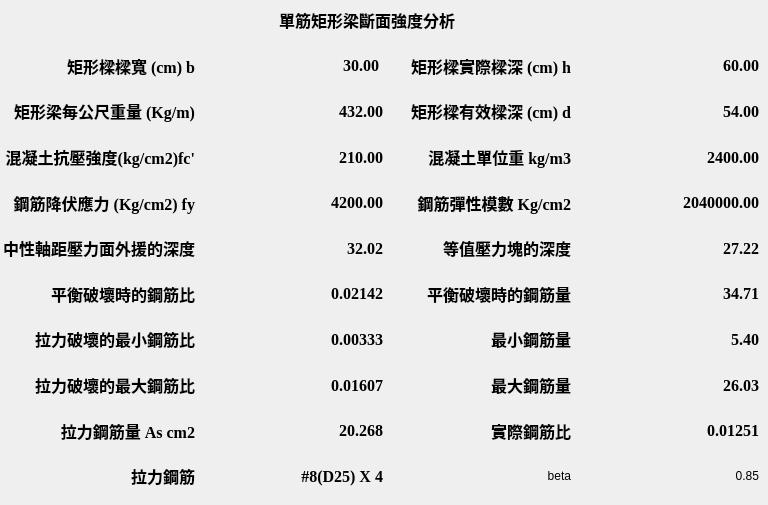
    <widget class="QWidget" name="tab_2">
     <attribute name="title">
      <string>Tab 2</string>
     </attribute>
     <widget class="QWidget" name="layoutWidget">
      <property name="geometry">
       <rect>
        <x>3</x>
        <y>0</y>
        <width>756</width>
        <height>496</height>
       </rect>
      </property>
      <layout class="QGridLayout" name="gridLayout_2">
       <item row="5" column="1">
        <widget class="QLabel" name="label_xb">
         <property name="font">
          <font>
           <family>Times New Roman</family>
           <pointsize>12</pointsize>
           <weight>75</weight>
           <bold>true</bold>
          </font>
         </property>
         <property name="text">
          <string>32.02</string>
         </property>
         <property name="alignment">
          <set>Qt::AlignRight|Qt::AlignTrailing|Qt::AlignVCenter</set>
         </property>
        </widget>
       </item>
       <item row="5" column="3">
        <widget class="QLabel" name="label_xb_beta">
         <property name="font">
          <font>
           <family>Times New Roman</family>
           <pointsize>12</pointsize>
           <weight>75</weight>
           <bold>true</bold>
          </font>
         </property>
         <property name="text">
          <string>27.22</string>
         </property>
         <property name="alignment">
          <set>Qt::AlignRight|Qt::AlignTrailing|Qt::AlignVCenter</set>
         </property>
        </widget>
       </item>
       <item row="5" column="0">
        <widget class="QLabel" name="label_20">
         <property name="font">
          <font>
           <family>Times New Roman</family>
           <pointsize>12</pointsize>
           <weight>75</weight>
           <bold>true</bold>
          </font>
         </property>
         <property name="text">
          <string>中性軸距壓力面外援的深度</string>
         </property>
         <property name="alignment">
          <set>Qt::AlignRight|Qt::AlignTrailing|Qt::AlignVCenter</set>
         </property>
        </widget>
       </item>
       <item row="5" column="2">
        <widget class="QLabel" name="label_21">
         <property name="font">
          <font>
           <family>Times New Roman</family>
           <pointsize>12</pointsize>
           <weight>75</weight>
           <bold>true</bold>
          </font>
         </property>
         <property name="text">
          <string>等值壓力塊的深度</string>
         </property>
         <property name="alignment">
          <set>Qt::AlignRight|Qt::AlignTrailing|Qt::AlignVCenter</set>
         </property>
        </widget>
       </item>
       <item row="6" column="1">
        <widget class="QLabel" name="label_Rb">
         <property name="font">
          <font>
           <family>Times New Roman</family>
           <pointsize>12</pointsize>
           <weight>75</weight>
           <bold>true</bold>
          </font>
         </property>
         <property name="text">
          <string>0.02142</string>
         </property>
         <property name="alignment">
          <set>Qt::AlignRight|Qt::AlignTrailing|Qt::AlignVCenter</set>
         </property>
        </widget>
       </item>
       <item row="6" column="0">
        <widget class="QLabel" name="label_24">
         <property name="font">
          <font>
           <family>Times New Roman</family>
           <pointsize>12</pointsize>
           <weight>75</weight>
           <bold>true</bold>
          </font>
         </property>
         <property name="text">
          <string>平衡破壞時的鋼筋比</string>
         </property>
         <property name="alignment">
          <set>Qt::AlignRight|Qt::AlignTrailing|Qt::AlignVCenter</set>
         </property>
        </widget>
       </item>
       <item row="10" column="1">
        <widget class="QLabel" name="label_barinfo">
         <property name="font">
          <font>
           <family>Times New Roman</family>
           <pointsize>12</pointsize>
           <weight>75</weight>
           <bold>true</bold>
          </font>
         </property>
         <property name="text">
          <string>#8(D25) X 4</string>
         </property>
         <property name="alignment">
          <set>Qt::AlignRight|Qt::AlignTrailing|Qt::AlignVCenter</set>
         </property>
        </widget>
       </item>
       <item row="10" column="0">
        <widget class="QLabel" name="label_40">
         <property name="font">
          <font>
           <family>Times New Roman</family>
           <pointsize>12</pointsize>
           <weight>75</weight>
           <bold>true</bold>
          </font>
         </property>
         <property name="text">
          <string>拉力鋼筋</string>
         </property>
         <property name="alignment">
          <set>Qt::AlignRight|Qt::AlignTrailing|Qt::AlignVCenter</set>
         </property>
        </widget>
       </item>
       <item row="9" column="2">
        <widget class="QLabel" name="label_37">
         <property name="font">
          <font>
           <family>Times New Roman</family>
           <pointsize>12</pointsize>
           <weight>75</weight>
           <bold>true</bold>
          </font>
         </property>
         <property name="text">
          <string>實際鋼筋比</string>
         </property>
         <property name="alignment">
          <set>Qt::AlignRight|Qt::AlignTrailing|Qt::AlignVCenter</set>
         </property>
        </widget>
       </item>
       <item row="9" column="3">
        <widget class="QLabel" name="label_R">
         <property name="font">
          <font>
           <family>Times New Roman</family>
           <pointsize>12</pointsize>
           <weight>75</weight>
           <bold>true</bold>
          </font>
         </property>
         <property name="text">
          <string>0.01251</string>
         </property>
         <property name="alignment">
          <set>Qt::AlignRight|Qt::AlignTrailing|Qt::AlignVCenter</set>
         </property>
        </widget>
       </item>
       <item row="6" column="2">
        <widget class="QLabel" name="label_25">
         <property name="font">
          <font>
           <family>Times New Roman</family>
           <pointsize>12</pointsize>
           <weight>75</weight>
           <bold>true</bold>
          </font>
         </property>
         <property name="text">
          <string>平衡破壞時的鋼筋量</string>
         </property>
         <property name="alignment">
          <set>Qt::AlignRight|Qt::AlignTrailing|Qt::AlignVCenter</set>
         </property>
        </widget>
       </item>
       <item row="6" column="3">
        <widget class="QLabel" name="label_Rb_bD">
         <property name="font">
          <font>
           <family>Times New Roman</family>
           <pointsize>12</pointsize>
           <weight>75</weight>
           <bold>true</bold>
          </font>
         </property>
         <property name="text">
          <string>34.71</string>
         </property>
         <property name="alignment">
          <set>Qt::AlignRight|Qt::AlignTrailing|Qt::AlignVCenter</set>
         </property>
        </widget>
       </item>
       <item row="7" column="0">
        <widget class="QLabel" name="label_28">
         <property name="font">
          <font>
           <family>Times New Roman</family>
           <pointsize>12</pointsize>
           <weight>75</weight>
           <bold>true</bold>
          </font>
         </property>
         <property name="text">
          <string>拉力破壞的最小鋼筋比</string>
         </property>
         <property name="alignment">
          <set>Qt::AlignRight|Qt::AlignTrailing|Qt::AlignVCenter</set>
         </property>
        </widget>
       </item>
       <item row="7" column="1">
        <widget class="QLabel" name="label_rmin">
         <property name="font">
          <font>
           <family>Times New Roman</family>
           <pointsize>12</pointsize>
           <weight>75</weight>
           <bold>true</bold>
          </font>
         </property>
         <property name="text">
          <string>0.00333</string>
         </property>
         <property name="alignment">
          <set>Qt::AlignRight|Qt::AlignTrailing|Qt::AlignVCenter</set>
         </property>
        </widget>
       </item>
       <item row="7" column="2">
        <widget class="QLabel" name="label_29">
         <property name="font">
          <font>
           <family>Times New Roman</family>
           <pointsize>12</pointsize>
           <weight>75</weight>
           <bold>true</bold>
          </font>
         </property>
         <property name="text">
          <string>最小鋼筋量</string>
         </property>
         <property name="alignment">
          <set>Qt::AlignRight|Qt::AlignTrailing|Qt::AlignVCenter</set>
         </property>
        </widget>
       </item>
       <item row="7" column="3">
        <widget class="QLabel" name="label_Asmin">
         <property name="font">
          <font>
           <family>Times New Roman</family>
           <pointsize>12</pointsize>
           <weight>75</weight>
           <bold>true</bold>
          </font>
         </property>
         <property name="text">
          <string>5.40</string>
         </property>
         <property name="alignment">
          <set>Qt::AlignRight|Qt::AlignTrailing|Qt::AlignVCenter</set>
         </property>
        </widget>
       </item>
       <item row="8" column="2">
        <widget class="QLabel" name="label_33">
         <property name="font">
          <font>
           <family>Times New Roman</family>
           <pointsize>12</pointsize>
           <weight>75</weight>
           <bold>true</bold>
          </font>
         </property>
         <property name="text">
          <string>最大鋼筋量</string>
         </property>
         <property name="alignment">
          <set>Qt::AlignRight|Qt::AlignTrailing|Qt::AlignVCenter</set>
         </property>
        </widget>
       </item>
       <item row="9" column="0">
        <widget class="QLabel" name="label_36">
         <property name="font">
          <font>
           <family>Times New Roman</family>
           <pointsize>12</pointsize>
           <weight>75</weight>
           <bold>true</bold>
          </font>
         </property>
         <property name="text">
          <string>拉力鋼筋量 As cm2</string>
         </property>
         <property name="alignment">
          <set>Qt::AlignRight|Qt::AlignTrailing|Qt::AlignVCenter</set>
         </property>
        </widget>
       </item>
       <item row="8" column="3">
        <widget class="QLabel" name="label_Asmax">
         <property name="font">
          <font>
           <family>Times New Roman</family>
           <pointsize>12</pointsize>
           <weight>75</weight>
           <bold>true</bold>
          </font>
         </property>
         <property name="text">
          <string>26.03</string>
         </property>
         <property name="alignment">
          <set>Qt::AlignRight|Qt::AlignTrailing|Qt::AlignVCenter</set>
         </property>
        </widget>
       </item>
       <item row="9" column="1">
        <widget class="QLabel" name="label_AreaS">
         <property name="font">
          <font>
           <family>Times New Roman</family>
           <pointsize>12</pointsize>
           <weight>75</weight>
           <bold>true</bold>
          </font>
         </property>
         <property name="text">
          <string>20.268</string>
         </property>
         <property name="alignment">
          <set>Qt::AlignRight|Qt::AlignTrailing|Qt::AlignVCenter</set>
         </property>
        </widget>
       </item>
       <item row="8" column="1">
        <widget class="QLabel" name="label_rmax">
         <property name="font">
          <font>
           <family>Times New Roman</family>
           <pointsize>12</pointsize>
           <weight>75</weight>
           <bold>true</bold>
          </font>
         </property>
         <property name="text">
          <string>0.01607</string>
         </property>
         <property name="alignment">
          <set>Qt::AlignRight|Qt::AlignTrailing|Qt::AlignVCenter</set>
         </property>
        </widget>
       </item>
       <item row="8" column="0">
        <widget class="QLabel" name="label_32">
         <property name="font">
          <font>
           <family>Times New Roman</family>
           <pointsize>12</pointsize>
           <weight>75</weight>
           <bold>true</bold>
          </font>
         </property>
         <property name="text">
          <string>拉力破壞的最大鋼筋比</string>
         </property>
         <property name="alignment">
          <set>Qt::AlignRight|Qt::AlignTrailing|Qt::AlignVCenter</set>
         </property>
        </widget>
       </item>
       <item row="1" column="1">
        <widget class="QLabel" name="label_b">
         <property name="font">
          <font>
           <family>Times New Roman</family>
           <pointsize>12</pointsize>
           <weight>75</weight>
           <bold>true</bold>
          </font>
         </property>
         <property name="text">
          <string>30.00 </string>
         </property>
         <property name="alignment">
          <set>Qt::AlignRight|Qt::AlignTrailing|Qt::AlignVCenter</set>
         </property>
        </widget>
       </item>
       <item row="0" column="0" colspan="4">
        <widget class="QLabel" name="label_62">
         <property name="font">
          <font>
           <family>Times New Roman</family>
           <pointsize>12</pointsize>
           <weight>75</weight>
           <bold>true</bold>
          </font>
         </property>
         <property name="text">
          <string>單筋矩形梁斷面強度分析							</string>
         </property>
         <property name="alignment">
          <set>Qt::AlignCenter</set>
         </property>
        </widget>
       </item>
       <item row="1" column="2">
        <widget class="QLabel" name="label_4">
         <property name="font">
          <font>
           <family>Times New Roman</family>
           <pointsize>12</pointsize>
           <weight>75</weight>
           <bold>true</bold>
          </font>
         </property>
         <property name="text">
          <string>矩形樑實際樑深 (cm) h</string>
         </property>
         <property name="alignment">
          <set>Qt::AlignRight|Qt::AlignTrailing|Qt::AlignVCenter</set>
         </property>
        </widget>
       </item>
       <item row="1" column="0">
        <widget class="QLabel" name="label_2">
         <property name="font">
          <font>
           <family>Times New Roman</family>
           <pointsize>12</pointsize>
           <weight>75</weight>
           <bold>true</bold>
          </font>
         </property>
         <property name="text">
          <string>矩形樑樑寬 (cm) b</string>
         </property>
         <property name="alignment">
          <set>Qt::AlignRight|Qt::AlignTrailing|Qt::AlignVCenter</set>
         </property>
        </widget>
       </item>
       <item row="4" column="2">
        <widget class="QLabel" name="label_17">
         <property name="font">
          <font>
           <family>Times New Roman</family>
           <pointsize>12</pointsize>
           <weight>75</weight>
           <bold>true</bold>
          </font>
         </property>
         <property name="text">
          <string>鋼筋彈性模數 Kg/cm2</string>
         </property>
         <property name="alignment">
          <set>Qt::AlignRight|Qt::AlignTrailing|Qt::AlignVCenter</set>
         </property>
        </widget>
       </item>
       <item row="4" column="3">
        <widget class="QLabel" name="label_Es">
         <property name="font">
          <font>
           <family>Times New Roman</family>
           <pointsize>12</pointsize>
           <weight>75</weight>
           <bold>true</bold>
          </font>
         </property>
         <property name="text">
          <string>2040000.00</string>
         </property>
         <property name="alignment">
          <set>Qt::AlignRight|Qt::AlignTrailing|Qt::AlignVCenter</set>
         </property>
        </widget>
       </item>
       <item row="4" column="1">
        <widget class="QLabel" name="label_fy">
         <property name="font">
          <font>
           <family>Times New Roman</family>
           <pointsize>12</pointsize>
           <weight>75</weight>
           <bold>true</bold>
          </font>
         </property>
         <property name="text">
          <string>4200.00</string>
         </property>
         <property name="alignment">
          <set>Qt::AlignRight|Qt::AlignTrailing|Qt::AlignVCenter</set>
         </property>
        </widget>
       </item>
       <item row="4" column="0">
        <widget class="QLabel" name="label_16">
         <property name="font">
          <font>
           <family>Times New Roman</family>
           <pointsize>12</pointsize>
           <weight>75</weight>
           <bold>true</bold>
          </font>
         </property>
         <property name="text">
          <string>鋼筋降伏應力 (Kg/cm2) fy</string>
         </property>
         <property name="alignment">
          <set>Qt::AlignRight|Qt::AlignTrailing|Qt::AlignVCenter</set>
         </property>
        </widget>
       </item>
       <item row="2" column="2">
        <widget class="QLabel" name="label_9">
         <property name="font">
          <font>
           <family>Times New Roman</family>
           <pointsize>12</pointsize>
           <weight>75</weight>
           <bold>true</bold>
          </font>
         </property>
         <property name="text">
          <string>矩形樑有效樑深 (cm) d</string>
         </property>
         <property name="alignment">
          <set>Qt::AlignRight|Qt::AlignTrailing|Qt::AlignVCenter</set>
         </property>
        </widget>
       </item>
       <item row="1" column="3">
        <widget class="QLabel" name="label_h">
         <property name="font">
          <font>
           <family>Times New Roman</family>
           <pointsize>12</pointsize>
           <weight>75</weight>
           <bold>true</bold>
          </font>
         </property>
         <property name="text">
          <string>60.00</string>
         </property>
         <property name="alignment">
          <set>Qt::AlignRight|Qt::AlignTrailing|Qt::AlignVCenter</set>
         </property>
        </widget>
       </item>
       <item row="2" column="1">
        <widget class="QLabel" name="label_WperMeter">
         <property name="font">
          <font>
           <family>Times New Roman</family>
           <pointsize>12</pointsize>
           <weight>75</weight>
           <bold>true</bold>
          </font>
         </property>
         <property name="text">
          <string>432.00</string>
         </property>
         <property name="alignment">
          <set>Qt::AlignRight|Qt::AlignTrailing|Qt::AlignVCenter</set>
         </property>
        </widget>
       </item>
       <item row="2" column="0">
        <widget class="QLabel" name="label_8">
         <property name="font">
          <font>
           <family>Times New Roman</family>
           <pointsize>12</pointsize>
           <weight>75</weight>
           <bold>true</bold>
          </font>
         </property>
         <property name="text">
          <string>矩形梁每公尺重量 (Kg/m)</string>
         </property>
         <property name="alignment">
          <set>Qt::AlignRight|Qt::AlignTrailing|Qt::AlignVCenter</set>
         </property>
        </widget>
       </item>
       <item row="3" column="1">
        <widget class="QLabel" name="label_fcp">
         <property name="font">
          <font>
           <family>Times New Roman</family>
           <pointsize>12</pointsize>
           <weight>75</weight>
           <bold>true</bold>
          </font>
         </property>
         <property name="text">
          <string>210.00</string>
         </property>
         <property name="alignment">
          <set>Qt::AlignRight|Qt::AlignTrailing|Qt::AlignVCenter</set>
         </property>
        </widget>
       </item>
       <item row="2" column="3">
        <widget class="QLabel" name="label_D">
         <property name="font">
          <font>
           <family>Times New Roman</family>
           <pointsize>12</pointsize>
           <weight>75</weight>
           <bold>true</bold>
          </font>
         </property>
         <property name="text">
          <string>54.00</string>
         </property>
         <property name="alignment">
          <set>Qt::AlignRight|Qt::AlignTrailing|Qt::AlignVCenter</set>
         </property>
        </widget>
       </item>
       <item row="3" column="0">
        <widget class="QLabel" name="label_12">
         <property name="font">
          <font>
           <family>Times New Roman</family>
           <pointsize>12</pointsize>
           <weight>75</weight>
           <bold>true</bold>
          </font>
         </property>
         <property name="text">
          <string>混凝土抗壓強度(kg/cm2)fc'</string>
         </property>
         <property name="alignment">
          <set>Qt::AlignRight|Qt::AlignTrailing|Qt::AlignVCenter</set>
         </property>
        </widget>
       </item>
       <item row="3" column="2">
        <widget class="QLabel" name="label_13">
         <property name="font">
          <font>
           <family>Times New Roman</family>
           <pointsize>12</pointsize>
           <weight>75</weight>
           <bold>true</bold>
          </font>
         </property>
         <property name="text">
          <string>混凝土單位重 kg/m3</string>
         </property>
         <property name="alignment">
          <set>Qt::AlignRight|Qt::AlignTrailing|Qt::AlignVCenter</set>
         </property>
        </widget>
       </item>
       <item row="3" column="3">
        <widget class="QLabel" name="label_Wc">
         <property name="font">
          <font>
           <family>Times New Roman</family>
           <pointsize>12</pointsize>
           <weight>75</weight>
           <bold>true</bold>
          </font>
         </property>
         <property name="text">
          <string>2400.00</string>
         </property>
         <property name="alignment">
          <set>Qt::AlignRight|Qt::AlignTrailing|Qt::AlignVCenter</set>
         </property>
        </widget>
       </item>
       <item row="10" column="2">
        <widget class="QLabel" name="label_Tbeta">
         <property name="text">
          <string>beta</string>
         </property>
         <property name="alignment">
          <set>Qt::AlignRight|Qt::AlignTrailing|Qt::AlignVCenter</set>
         </property>
        </widget>
       </item>
       <item row="10" column="3">
        <widget class="QLabel" name="label_beta">
         <property name="text">
          <string>0.85</string>
         </property>
         <property name="alignment">
          <set>Qt::AlignRight|Qt::AlignTrailing|Qt::AlignVCenter</set>
         </property>
        </widget>
       </item>
      </layout>
     </widget>
    </widget>
